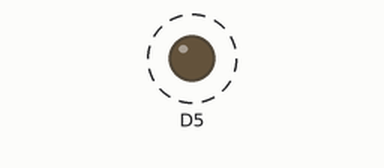
A sketch run on a simulated ESP8266 (NodeMCU). On the bench: output pins drawn as LEDs (lit = HIGH). Dashed ring = blinking.

Above: at 0.5 s.
Timing chart, 0 to 4.6 s (numbered marks = the images above):
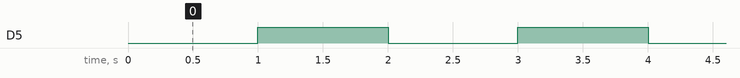

The sketch:

relay.ino
```cpp
void setup() {
  Serial.begin(9600);
  pinMode(D5, OUTPUT);

}

void loop() {
  // put your main code here, to run repeatedly:
  digitalWrite(D5, LOW);
  delay(1000);
  digitalWrite(D5, HIGH);
  delay(1000);
  //Serial.println("percobaan pertama");
}
```

Measured:
- by itself, D5: alternates HIGH for 1.0 s and LOW for 1.0 s
